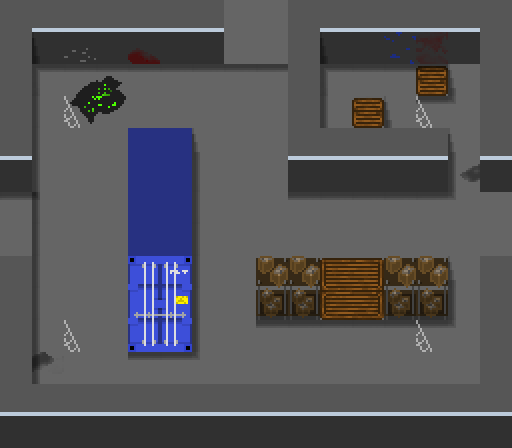

This game map was drawn from its Tiled (.tmx) file and the tilesets committed beside it. A one-line description and the full map source follow:
An orthogonal 16x14 tile map with 32x32 px tiles, 8 tile layers (Background, Walls, Decorations, Shadows, ...), 3 hidden layers not drawn.

<map version="1.0" tiledversion="1.1.5" orientation="orthogonal" renderorder="right-down" width="16" height="14" tilewidth="32" tileheight="32" infinite="0" nextobjectid="1">
 <tileset firstgid="1" name="tileset" tilewidth="32" tileheight="32" tilecount="84" columns="14">
  <image source="tileset.png" width="448" height="192" />
 </tileset>
 <layer name="Background" width="16" height="14">
  <data encoding="csv">
62,62,62,62,62,62,62,62,62,62,62,62,62,62,62,62,
62,62,62,62,62,62,62,62,62,62,62,62,62,62,62,62,
62,62,62,62,62,62,62,62,62,62,62,62,62,62,62,62,
62,62,62,62,62,62,62,62,62,62,62,62,62,62,62,62,
62,62,62,62,62,62,62,62,62,62,62,62,62,62,62,62,
62,62,62,62,62,62,62,62,62,62,62,62,62,62,62,62,
62,62,62,62,62,62,62,62,62,62,62,62,62,62,62,62,
62,62,62,62,62,62,62,62,62,62,62,62,62,62,62,62,
62,62,62,62,62,62,62,62,62,62,62,62,62,62,62,62,
62,62,62,62,62,62,62,62,62,62,62,62,62,62,62,62,
62,62,62,62,62,62,62,62,62,62,62,62,62,62,62,62,
62,62,62,62,62,62,62,62,62,62,62,62,62,62,62,62,
62,62,62,62,62,62,62,62,62,62,62,62,62,62,62,62,
62,62,62,62,62,62,62,62,62,62,62,62,62,62,62,62
</data>
 </layer>
 <layer name="Walls" width="16" height="14">
  <data encoding="csv">
3,4,4,4,4,4,4,0,0,3,4,4,4,4,4,3,
3,1,15,1,1,1,1,0,0,3,1,1,17,1,1,3,
3,0,0,0,0,0,0,0,0,3,0,0,0,66,0,3,
3,0,0,0,0,0,0,0,0,3,0,66,0,0,0,3,
4,0,0,0,7,7,0,0,0,4,4,4,4,4,0,4,
1,0,0,0,7,7,0,0,0,1,1,1,1,1,0,1,
0,0,0,0,7,7,0,0,0,0,0,0,0,0,0,0,
0,0,0,0,7,7,0,0,0,0,0,0,0,0,0,0,
3,0,0,0,23,24,0,0,63,63,53,54,63,63,0,3,
3,0,0,0,37,38,0,0,64,64,67,68,64,64,0,3,
3,0,0,0,51,52,0,0,0,0,0,0,0,0,0,3,
3,0,0,0,0,0,0,0,0,0,0,0,0,0,0,3,
4,4,4,4,4,4,4,0,0,4,4,4,4,4,4,4,
1,1,1,1,1,1,1,0,0,1,1,1,1,1,1,1
</data>
 </layer>
 <layer name="Decorations" width="16" height="14">
  <data encoding="csv">
0,0,0,0,0,0,0,0,0,0,0,0,0,0,0,0,
0,0,0,0,13,0,0,0,0,0,0,0,0,28,0,0,
0,0,11,12,0,0,0,0,0,0,0,0,0,0,0,0,
0,0,25,26,0,0,0,0,0,0,0,0,0,0,0,0,
0,0,0,0,0,0,0,0,0,0,0,0,0,0,0,0,
0,0,0,0,0,0,0,0,0,0,0,0,0,0,39,0,
0,0,0,0,0,0,0,0,0,0,0,0,0,0,0,0,
0,0,0,0,0,0,0,0,0,0,0,0,0,0,0,0,
0,0,0,0,0,0,0,0,0,0,0,0,0,0,0,0,
0,0,0,0,0,0,0,0,0,0,0,0,0,0,0,0,
0,0,0,0,0,0,0,0,0,0,0,0,0,0,0,0,
0,40,0,0,0,0,0,0,0,0,0,0,0,0,0,0,
0,0,0,0,0,0,0,0,0,0,0,0,0,0,0,0,
0,0,0,0,0,0,0,0,0,0,0,0,0,0,0,0
</data>
 </layer>
 <layer name="Shadows" width="16" height="14">
  <data encoding="csv">
0,0,0,0,0,0,0,0,0,0,0,0,0,0,0,0,
0,30,0,0,0,0,0,0,0,0,30,0,0,0,0,0,
0,31,29,29,29,29,29,0,0,0,31,29,29,29,30,0,
0,32,0,0,0,0,0,0,0,0,32,0,30,29,46,0,
0,32,0,0,0,0,30,0,0,0,0,0,0,0,30,0,
0,32,0,0,0,0,32,0,0,0,0,0,0,0,32,0,
29,46,0,0,0,0,32,0,0,29,29,29,29,29,46,0,
0,0,0,0,0,0,32,0,0,0,0,0,0,0,0,0,
0,32,0,0,0,0,32,0,0,0,0,0,0,0,30,0,
0,32,0,0,0,0,32,0,0,0,0,0,0,0,32,0,
0,32,0,0,0,0,32,0,29,29,29,29,29,29,46,0,
0,32,0,0,29,29,46,0,0,0,0,0,0,0,0,0,
0,0,0,0,0,0,0,0,0,0,0,0,0,0,0,0,
0,0,0,0,0,0,0,0,0,0,0,0,0,0,0,0
</data>
 </layer>
 <layer name="UpShadows" width="16" height="14">
  <data encoding="csv">
0,0,0,0,0,0,0,0,0,0,0,0,0,0,0,0,
0,0,0,0,0,0,0,0,0,0,0,0,0,0,0,0,
0,0,0,0,0,0,0,29,29,0,0,0,0,0,0,0,
0,0,0,0,0,0,0,0,0,0,0,0,0,0,0,0,
0,0,0,0,0,0,0,0,0,0,0,0,0,0,0,0,
0,0,0,0,0,0,0,0,0,0,0,0,0,0,0,0,
0,0,0,0,0,0,0,0,0,0,0,0,0,0,0,0,
0,0,0,0,0,0,0,0,0,0,0,0,0,0,0,0,
0,0,0,0,0,0,0,0,0,0,0,0,0,0,0,0,
0,0,0,0,0,0,0,0,0,0,0,0,0,0,0,0,
0,0,0,0,0,0,0,0,0,0,0,0,0,0,0,0,
0,0,0,0,0,0,0,0,0,0,0,0,0,0,0,0,
0,0,0,0,0,0,0,0,0,0,0,0,0,0,0,0,
0,0,0,0,0,0,0,0,0,0,0,0,0,0,0,0
</data>
 </layer>
 <layer name="LeftShadows" width="16" height="14">
  <data encoding="csv">
0,0,0,0,0,0,0,0,0,0,0,0,0,0,0,0,
0,0,0,0,0,0,0,0,0,0,0,0,0,0,0,0,
0,0,0,0,0,0,0,0,0,0,0,0,0,0,0,0,
0,0,0,0,0,0,0,0,0,0,0,0,0,0,0,0,
0,0,0,0,0,0,0,0,0,0,0,0,0,0,0,0,
0,0,0,0,0,0,0,0,0,0,0,0,0,0,0,0,
0,32,0,0,0,0,0,0,0,0,0,0,0,0,0,0,
0,32,0,0,0,0,0,0,0,0,0,0,0,0,0,0,
0,0,0,0,0,0,0,0,0,0,0,0,0,0,0,0,
0,0,0,0,0,0,0,0,0,0,0,0,0,0,0,0,
0,0,0,0,0,0,0,0,0,0,0,0,0,0,0,0,
0,0,0,0,0,0,0,0,0,0,0,0,0,0,0,0,
0,0,0,0,0,0,0,0,0,0,0,0,0,0,0,0,
0,0,0,0,0,0,0,0,0,0,0,0,0,0,0,0
</data>
 </layer>
 <layer name="Enemy" width="16" height="14">
  <data encoding="csv">
0,0,0,0,0,0,0,0,0,0,0,0,0,0,0,0,
0,0,0,0,0,0,0,0,0,0,0,0,0,0,0,0,
0,0,0,0,0,0,0,0,0,0,0,0,0,0,0,0,
0,0,43,0,0,0,0,0,0,0,0,0,0,43,0,0,
0,0,0,0,0,0,0,0,0,0,0,0,0,0,0,0,
0,0,0,0,0,0,0,0,0,0,0,0,0,0,0,0,
0,0,0,0,0,0,0,0,0,0,0,0,0,0,0,0,
0,0,0,0,0,0,0,0,0,0,0,0,0,0,0,0,
0,0,0,0,0,0,0,0,0,0,0,0,0,0,0,0,
0,0,0,0,0,0,0,0,0,0,0,0,0,0,0,0,
0,0,43,0,0,0,0,0,0,0,0,0,0,43,0,0,
0,0,0,0,0,0,0,0,0,0,0,0,0,0,0,0,
0,0,0,0,0,0,0,0,0,0,0,0,0,0,0,0,
0,0,0,0,0,0,0,0,0,0,0,0,0,0,0,0
</data>
 </layer>
 <layer name="Up" width="16" height="14" visible="0">
  <data encoding="csv">
0,0,0,0,0,0,0,4,4,0,0,0,0,0,0,0,
0,0,0,0,0,0,0,1,1,0,0,0,0,0,0,0,
0,0,0,0,0,0,0,0,0,0,0,0,0,0,0,0,
0,0,0,0,0,0,0,0,0,0,0,0,0,0,0,0,
0,0,0,0,0,0,0,0,0,0,0,0,0,0,0,0,
0,0,0,0,0,0,0,0,0,0,0,0,0,0,0,0,
0,0,0,0,0,0,0,0,0,0,0,0,0,0,0,0,
0,0,0,0,0,0,0,0,0,0,0,0,0,0,0,0,
0,0,0,0,0,0,0,0,0,0,0,0,0,0,0,0,
0,0,0,0,0,0,0,0,0,0,0,0,0,0,0,0,
0,0,0,0,0,0,0,0,0,0,0,0,0,0,0,0,
0,0,0,0,0,0,0,0,0,0,0,0,0,0,0,0,
0,0,0,0,0,0,0,0,0,0,0,0,0,0,0,0,
0,0,0,0,0,0,0,0,0,0,0,0,0,0,0,0
</data>
 </layer>
 <layer name="Down" width="16" height="14">
  <data encoding="csv">
0,0,0,0,0,0,0,0,0,0,0,0,0,0,0,0,
0,0,0,0,0,0,0,0,0,0,0,0,0,0,0,0,
0,0,0,0,0,0,0,0,0,0,0,0,0,0,0,0,
0,0,0,0,0,0,0,0,0,0,0,0,0,0,0,0,
0,0,0,0,0,0,0,0,0,0,0,0,0,0,0,0,
0,0,0,0,0,0,0,0,0,0,0,0,0,0,0,0,
0,0,0,0,0,0,0,0,0,0,0,0,0,0,0,0,
0,0,0,0,0,0,0,0,0,0,0,0,0,0,0,0,
0,0,0,0,0,0,0,0,0,0,0,0,0,0,0,0,
0,0,0,0,0,0,0,0,0,0,0,0,0,0,0,0,
0,0,0,0,0,0,0,0,0,0,0,0,0,0,0,0,
0,0,0,0,0,0,0,0,0,0,0,0,0,0,0,0,
0,0,0,0,0,0,0,4,4,0,0,0,0,0,0,0,
0,0,0,0,0,0,0,1,1,0,0,0,0,0,0,0
</data>
 </layer>
 <layer name="Left" width="16" height="14" visible="0">
  <data encoding="csv">
0,0,0,0,0,0,0,0,0,0,0,0,0,0,0,0,
0,0,0,0,0,0,0,0,0,0,0,0,0,0,0,0,
0,0,0,0,0,0,0,0,0,0,0,0,0,0,0,0,
0,0,0,0,0,0,0,0,0,0,0,0,0,0,0,0,
3,0,0,0,0,0,0,0,0,0,0,0,0,0,0,0,
3,0,0,0,0,0,0,0,0,0,0,0,0,0,0,0,
3,0,0,0,0,0,0,0,0,0,0,0,0,0,0,0,
3,0,0,0,0,0,0,0,0,0,0,0,0,0,0,0,
0,0,0,0,0,0,0,0,0,0,0,0,0,0,0,0,
0,0,0,0,0,0,0,0,0,0,0,0,0,0,0,0,
0,0,0,0,0,0,0,0,0,0,0,0,0,0,0,0,
0,0,0,0,0,0,0,0,0,0,0,0,0,0,0,0,
0,0,0,0,0,0,0,0,0,0,0,0,0,0,0,0,
0,0,0,0,0,0,0,0,0,0,0,0,0,0,0,0
</data>
 </layer>
 <layer name="Right" width="16" height="14" visible="0">
  <data encoding="csv">
0,0,0,0,0,0,0,0,0,0,0,0,0,0,0,0,
0,0,0,0,0,0,0,0,0,0,0,0,0,0,0,0,
0,0,0,0,0,0,0,0,0,0,0,0,0,0,0,0,
0,0,0,0,0,0,0,0,0,0,0,0,0,0,0,0,
0,0,0,0,0,0,0,0,0,0,0,0,0,0,0,3,
0,0,0,0,0,0,0,0,0,0,0,0,0,0,0,3,
0,0,0,0,0,0,0,0,0,0,0,0,0,0,0,3,
0,0,0,0,0,0,0,0,0,0,0,0,0,0,0,3,
0,0,0,0,0,0,0,0,0,0,0,0,0,0,0,0,
0,0,0,0,0,0,0,0,0,0,0,0,0,0,0,0,
0,0,0,0,0,0,0,0,0,0,0,0,0,0,0,0,
0,0,0,0,0,0,0,0,0,0,0,0,0,0,0,0,
0,0,0,0,0,0,0,0,0,0,0,0,0,0,0,0,
0,0,0,0,0,0,0,0,0,0,0,0,0,0,0,0
</data>
 </layer>
</map>
